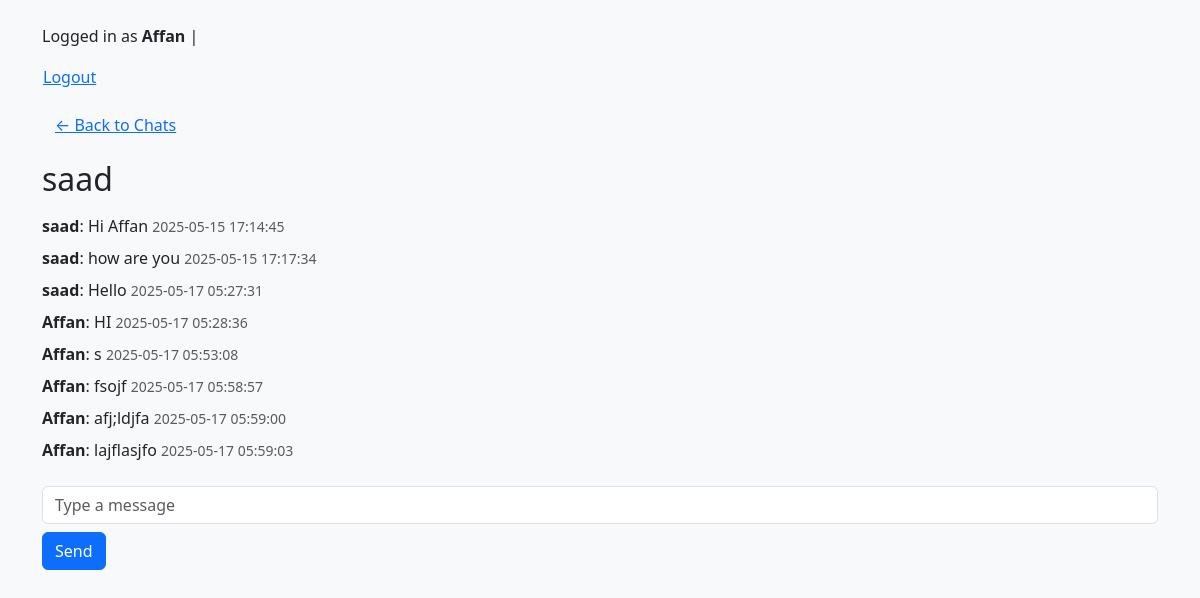
Page /chat/6/ (signed in) on the committed database.
### chat/models.py (models this page shows, shortened)
class Message(models.Model):
    chat = models.ForeignKey(Chat, related_name='messages', on_delete=models.CASCADE)
    sender = models.ForeignKey(User, on_delete=models.CASCADE)
    content = models.TextField()
    timestamp = models.DateTimeField(auto_now_add=True)
    read_by = models.ManyToManyField(User, related_name='read_messages', blank=True)  # ✅ NEW

### chat/views.py (the view)
# urls.py: path('<int:chat_id>/', views.chat_detail, name='chat_detail'),
@login_required
def chat_detail(request, chat_id):
    chat = get_object_or_404(Chat, id=chat_id)
    messages = chat.messages.select_related('sender').all()
    with transaction.atomic():
        for message in messages:
            if request.user != message.sender and request.user not in message.read_by.all():
                message.read_by.add(request.user)
    other_user = None
    if not chat.is_group:
        other_user = chat.participants.exclude(id=request.user.id).first()
    context = {
        'chat': chat,
        'messages': messages,
        'other_user': other_user,
    }
    return render(request, 'chat/chat_detail.html', context)

### templates/chat/chat_detail.html (shortened to what this page needs)
{% extends 'base.html' %}
{% block content %}
<a href="{% url 'chat_index' %}" class="btn btn-link mb-3">&larr; Back to Chats</a>
<h2 class="mb-3">
  {% if chat.is_group %}{{ chat.name }}{% else %}{{ other_user.username }}{% endif %}
</h2>
<div class="messages mb-3" style="max-height:400px;overflow-y:auto;">
  {% for message in messages %}
    <div class="mb-2">
      <strong>{{ message.sender.username }}</strong>:
      {{ message.content }}
      <small class="text-muted">{{ message.timestamp|date:"Y-m-d H:i:s" }}</small>
    </div>
  {% empty %}
    <p>No messages yet.</p>
  {% endfor %}
</div>
<form method="post" autocomplete="off" action="{% url 'send_message' chat.id %}">
  <input type="text" name="content" class="form-control" placeholder="Type a message" required>
  <button type="submit" class="btn btn-primary mt-2">Send</button>
</form>
{% endblock %}

### templates/base.html (shortened to what this page needs)
<!DOCTYPE html>
<html lang="en">
<head>
    <link href="https://cdn.jsdelivr.net/npm/bootstrap@5.3.2/dist/css/bootstrap.min.css" rel="stylesheet">
</head>
<body>
<div class="container mt-4">
    {% if user.is_authenticated %}
        <p class="mb-3">
            Logged in as <strong>{{ user.username }}</strong> |
            <form method="post" action="{% url 'logout' %}" style="display:inline;">
                <button type="submit" class="btn btn-link p-0 m-0 align-baseline">Logout</button>
            </form>
        </p>
    {% else %}
        <p class="mb-3">
            <a href="{% url 'login' %}" class="btn btn-outline-primary btn-sm me-2">Login</a>
            <a href="{% url 'signup' %}" class="btn btn-primary btn-sm">Sign Up</a>
        </p>
    {% endif %}
    {% block content %}{% endblock %}
</div>
</body>
</html>

### templates/base.html (style rules this page uses)
body { background-color: #f8f9fa; }

### rows in the picture
Message: sender.username "saad", content "Hi Affan", timestamp "2025-05-15 17:14:45"
Message: sender.username "saad", content "how are you", timestamp "2025-05-15 17:17:34"
Message: sender.username "saad", content "Hello", timestamp "2025-05-17 05:27:31"
Message: sender.username "Affan", content "HI", timestamp "2025-05-17 05:28:36"
Message: sender.username "Affan", content "s", timestamp "2025-05-17 05:53:08"
Message: sender.username "Affan", content "fsojf", timestamp "2025-05-17 05:58:57"
Message: sender.username "Affan", content "afj;ldjfa", timestamp "2025-05-17 05:59:00"
Message: sender.username "Affan", content "lajflasjfo", timestamp "2025-05-17 05:59:03"

### other values in the picture
{{ user.username }} "Affan"
{{ other_user.username }} "saad"
